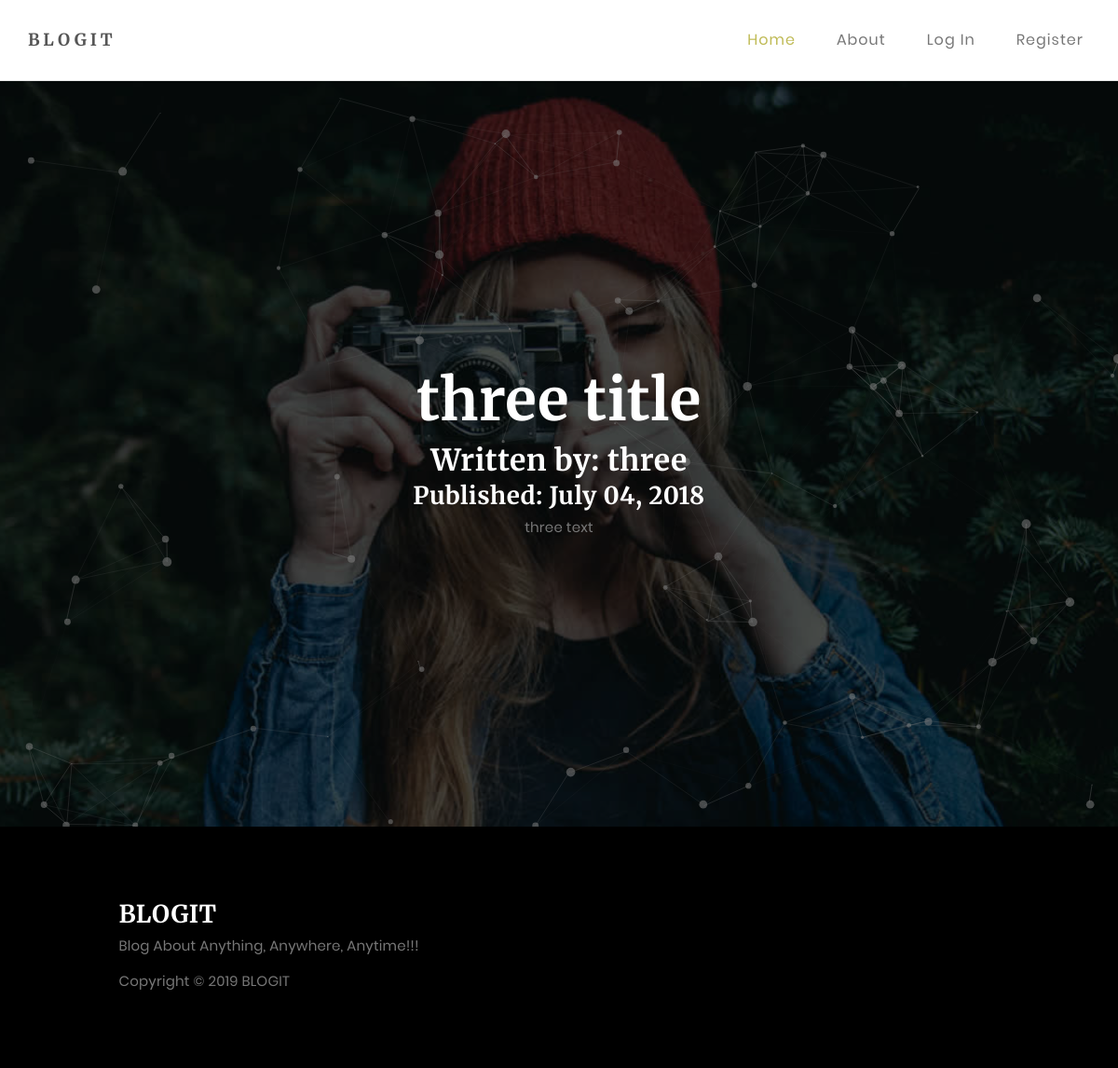
/2, run on the app's committed database.
### blogit/models.py (models this page shows, shortened)
class BlogPost(db.Model):
    users = db.relationship(User)
    id = db.Column(db.Integer, primary_key=True)
    user_id = db.Column(db.Integer, db.ForeignKey('users.id'), nullable=False)
    date = db.Column(db.DateTime, nullable=False, default=datetime.utcnow)
    title = db.Column(db.String(140), nullable=False)
    text = db.Column(db.Text, nullable=False)

class User(db.Model, UserMixin):
    __tablename__ = 'users'
    id = db.Column(db.Integer, primary_key = True)
    profile_image = db.Column(db.String(20), nullable=False, default='default_profile.png')
    email = db.Column(db.String(64), unique=True, index=True)
    username = db.Column(db.String(64), unique=True, index=True)
    password_hash = db.Column(db.String(128))
    posts = db.relationship('BlogPost', backref='author', lazy=True)

### blogit/users/views.py (the view)
@users.route("/<username>")
def user_posts(username):
    page = request.args.get('page', 1, type=int)
    user = User.query.filter_by(username=username).first_or_404()
    blog_posts = BlogPost.query.filter_by(author=user).order_by(BlogPost.date.desc()).paginate(page=page, per_page=5)
    return render_template('user_blog_posts.html', blog_posts=blog_posts, user=user)

### blogit/blog_posts/views.py (called while the page is built)
@blog_posts.route('/<int:blog_post_id>')
def blog_post(blog_post_id):
    blog_post = BlogPost.query.get_or_404(blog_post_id)
    return render_template('blog_post.html',title=blog_post.title,
                            date=blog_post.date,post=blog_post
    )

### blogit/templates/blog_post.html (shortened to what this page needs)
{% extends "base.html" %}
{% block content %}
<section id="home" class="main-home parallax-section">
    <div id="particles-js"></div>
    <div class="container">
         <div class="row">
            <div class="col-md-12 col-sm-12">
                  <h1>{{ post.title }}</h1>
                  <h2>Written by: {{post.author.username}}</h2>
                  <h3>Published: {{ post.date.strftime('%B %d, %Y') }}</h3>
                  <p>{{post.text}}</p>
            </div>
         </div>
    </div>
</section>
{% endblock %}

### blogit/static/css/main.css (style rules this page uses)
* { margin: 0px; padding: 0px; box-sizing: border-box; }
body, html { height: 100%; font-family: Poppins-Regular, sans-serif; }
h1,h2,h3,h4,h5,h6 { margin: 0px; }
p { font-family: Poppins-Regular; font-size: 14px; line-height: 1.7; color: #666666; margin: 0px; }

### blogit/static/css/style.css (style rules this page uses)
body { background: #ffffff; font-family: 'Lora', serif; font-style: normal; font-weight: 300; overflow-x: hidden; }
h1,h2,h3,h4,h5,h6 { font-family: 'Merriweather', serif; font-style: normal; font-weight: bold; letter-spacing: 0.5px; }
h1 { font-size: 62px; padding-bottom: 14px; margin-bottom: 0px; }
h2 { font-size: 32px; }
h2,h3 { padding-bottom: 6px; }
h3 { font-size: 26px; }
p { color: #777; font-size: 15px; font-weight: 300; line-height: 26px; letter-spacing: 0.2px; }
html { -webkit-font-smoothing: antialiased; }
* { -webkit-box-sizing: border-box; -moz-box-sizing: border-box; box-sizing: border-box; }
*:before, *:after { -webkit-box-sizing: border-box; -moz-box-sizing: border-box; box-sizing: border-box; }
.parallax-section { background-attachment: fixed !important; background-size: cover !important; overflow: hidden; }
#home { background-size: cover; background-position: center center; color: #ffffff; display: -webkit-box; display: -webkit-flex; display: -ms-flexbox; display: flex; -webkit-box-align: center; -webkit-align-items: center; -ms-flex-align: center; align-items: center; position: relative; text-align: center; }
.main-home { background: url('../images/home-bg.jpg') no-repeat; height: 100vh; }
#particles-js { position: absolute; width: 100%; height: 100vh; top: 0; left: 0; }

### data on the page
BlogPost: title "three title", date "July 04, 2018", text "three text"
User: author.username "three"
